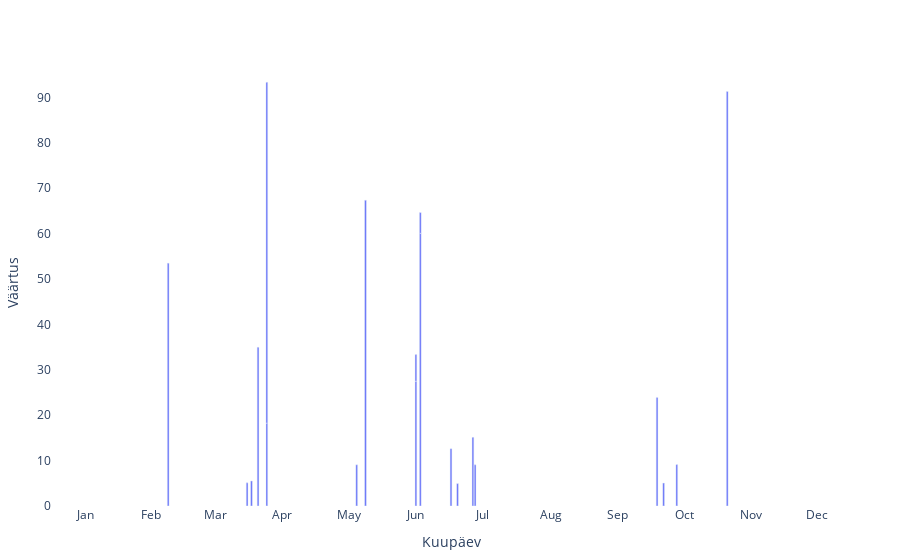

The notebook cell saved with this chart:
### Code cell
df = DataFrame()
df."Kuupäev" = yearprofitlossdf."Laekumise kuupäev"
df."KOKKU" = yearprofitlossdf."Kokku EUR"

layout = Layout(
    xaxis_title="Kuupäev",
    yaxis_title="Väärtus",
    legend_title_text="Aktsiad",
    xaxis=attr(dtick="M1", tickformat="%b", ticklabelmode="period", range=[periodstart, periodend]),
    plot_bgcolor="white",
)

plot(bar(df, x=:Kuupäev, y=:KOKKU, name="Dividend/Intress"), layout)

### Figure 1 — Plotly figure (JSON) as saved in the notebook; plotly's stock layout.template omitted (floating-point values rounded to 4 significant figures)
{"data": [{"name": "Dividend/Intress", "type": "bar", "x": ["2021-02-23", "2021-03-31", "2021-04-02", "2021-04-05", "2021-04-09", "2021-04-09", "2021-05-20", "2021-05-24", "2021-06-16", "2021-06-16", "2021-06-18", "2021-06-18", "2021-07-02", "2021-07-05", "2021-07-12", "2021-07-13", "2021-10-04", "2021-10-07", "2021-10-13", "2021-11-05"], "y": [53.5, 5.11, 5.52, 34.97, 18.25, 75.1, 9.08, 67.37, 27.48, 5.88, 60.07, 4.58, 12.64, 4.94, 15.12, 9.08, 23.93, 5.06, 9.13, 91.33]}], "layout": {"autosize": true, "legend": {"title": {"text": "Aktsiad"}}, "margin": {"b": 50, "l": 50, "r": 50, "t": 60}, "plot_bgcolor": "white", "xaxis": {"dtick": "M1", "range": ["2021-01-01", "2021-12-31"], "tickformat": "%b", "ticklabelmode": "period", "title": {"text": "Kuupäev"}, "type": "date"}, "yaxis": {"autorange": true, "range": [0, 98.26], "title": {"text": "Väärtus"}, "type": "linear"}}}
